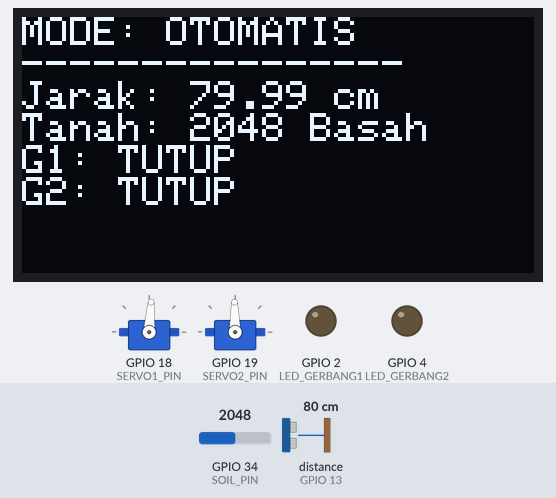
Simulated run of this sketch. Board: ESP32. Parts: 128×64 one-colour display, 2 × servo, output pins drawn as LEDs (lit = HIGH). Wiring (inferred from the names in the program): ultrasonic range finder: trigger GPIO 12; echo GPIO 13. The inputs (shaded band) are chosen by the test bench; at power-on: GPIO 34 (SOIL_PIN) = 2048, distance to the obstacle (sensor on GPIO 13) 80 cm. The echo pulse lasts 58.3 µs per cm; WiFi joins after 1.5 s; servers stay silent unless stated; uploads are accepted with an empty reply; pins used as bus, display or sensor lines are not drawn; what the sketch prints to the serial monitor is not drawn.

Above: at 5.8 s.
5.9 s: GPIO 34 (SOIL_PIN) set to 3237
At 7.1 s:
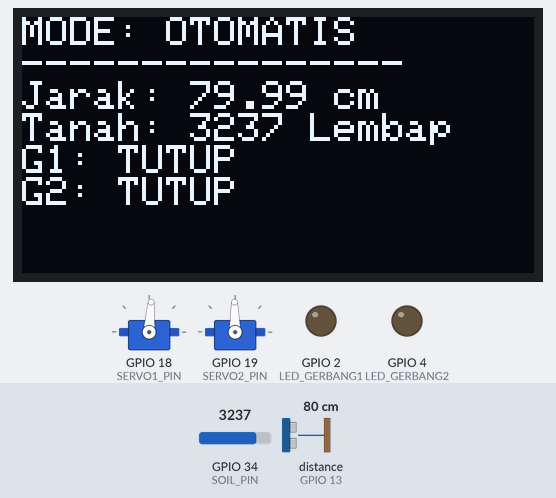
7.7 s: GPIO 34 (SOIL_PIN) set to 3343
At 10.9 s:
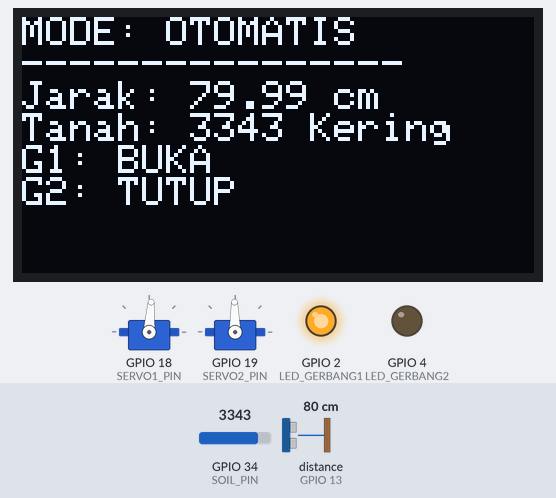
11.2 s: GPIO 34 (SOIL_PIN) set to 3260
At 12.9 s:
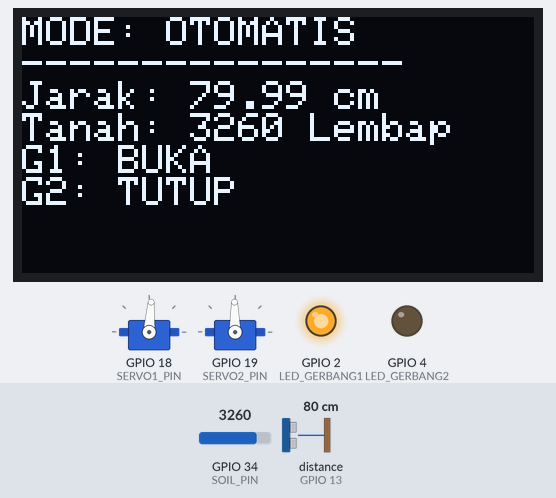
13.2 s: GPIO 34 (SOIL_PIN) set to 3125
At 14.1 s:
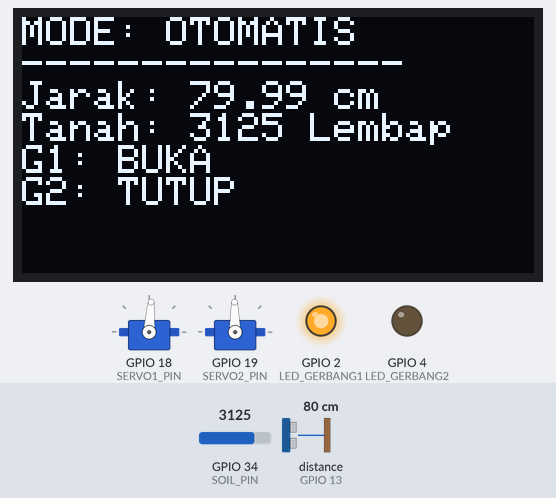
14.7 s: GPIO 34 (SOIL_PIN) set to 3045
At 16.1 s:
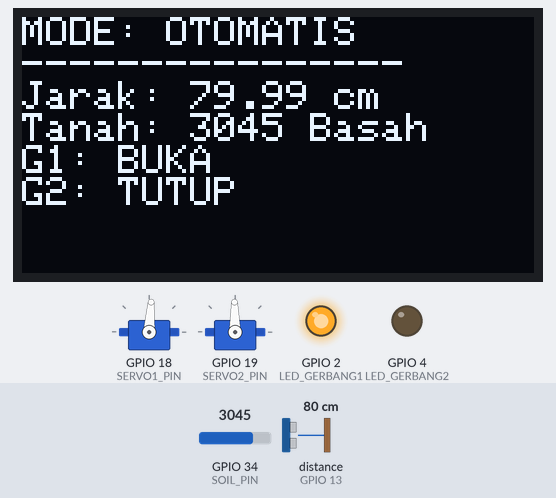
16.8 s: distance to the obstacle (sensor on GPIO 13) set to 8 cm
At 17.3 s:
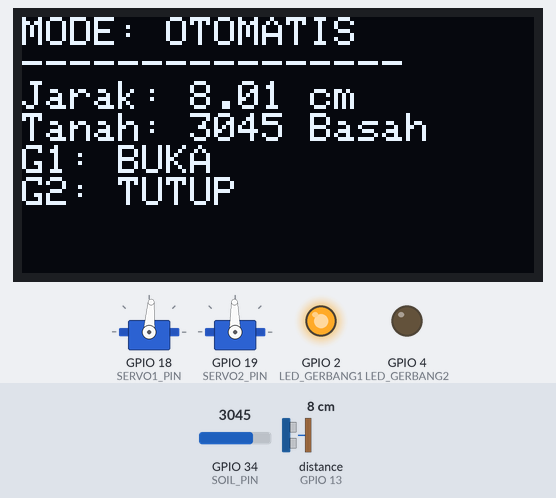
18.5 s: distance to the obstacle (sensor on GPIO 13) set to 5 cm
Timing chart, 0 to 21.6 s (numbered marks = the images above; inputs shaded):
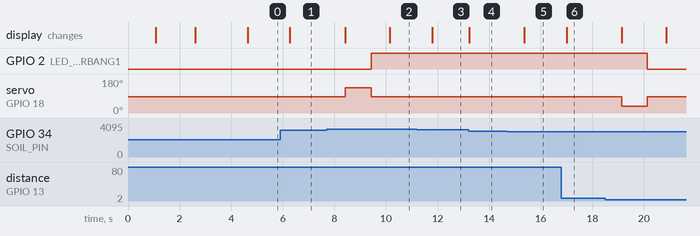

The sketch:

esp32code.ino
```cpp
#include <ESP32Servo.h>
#include <Wire.h>
#include <Adafruit_GFX.h>
#include <Adafruit_SSD1306.h>
#include <WiFi.h>
#include <HTTPClient.h>
#include <ArduinoJson.h>

// ======== Multi WiFi Config =========
const char* ssids[] = {"Hh"};
const char* passwords[] = {"2345679.."};
const int wifiCount = 1;

// ======== Server =========
const char* serverUrl = "http://31.97.189.33:85/api";

// ======== OLED =========
#define SCREEN_WIDTH 128
#define SCREEN_HEIGHT 64
Adafruit_SSD1306 display(SCREEN_WIDTH, SCREEN_HEIGHT, &Wire, -1);

// ======== Pin Setup =========
#define TRIG_PIN 12
#define ECHO_PIN 13
#define SOIL_PIN 34
#define LED_GERBANG1 2
#define LED_GERBANG2 4
#define SERVO1_PIN 18
#define SERVO2_PIN 19

Servo servo1, servo2;

// ======== Servo calibration (sesuaikan jika perlu) ========
const int SERVO1_STOP = 1475;
const int SERVO2_STOP = 1503;
const int SERVO_OPEN_PULSE  = 1750;
const int SERVO_CLOSE_PULSE = 1200;

bool gerbang1Terbuka = false;
bool gerbang2Terbuka = false;
bool isManualMode = false; // Variabel untuk mode manual/otomatis

const int soilDryThreshold = 3300;
const int soilWetThreshold = 3100;

unsigned long lastSend = 0;
unsigned long sendInterval = 5000;

void setup() {
  Serial.begin(115200);

  // OLED
  Wire.begin(21, 22);
  if (!display.begin(SSD1306_SWITCHCAPVCC, 0x3C)) {
    Serial.println("OLED tidak ditemukan");
    while (true);
  }
  display.setRotation(2);
  display.clearDisplay();
  display.setTextSize(1);
  display.setTextColor(WHITE);
  display.setCursor(0, 0);
  display.println("Inisialisasi...");
  display.display();
  delay(1000);

  // LED & Servo
  pinMode(LED_GERBANG1, OUTPUT);
  pinMode(LED_GERBANG2, OUTPUT);

  servo1.setPeriodHertz(50);
  servo2.setPeriodHertz(50);
  servo1.attach(SERVO1_PIN, 1000, 2000);
  servo2.attach(SERVO2_PIN, 1000, 2000);

  servo1.writeMicroseconds(SERVO1_STOP);
  servo2.writeMicroseconds(SERVO2_STOP);

  // Ultrasonik
  pinMode(TRIG_PIN, OUTPUT);
  pinMode(ECHO_PIN, INPUT);

  // Koneksi WiFi otomatis
  WiFi.mode(WIFI_STA);
  Serial.println("Mencoba konek ke salah satu WiFi...");
  display.clearDisplay();
  display.setCursor(0, 0);
  display.println("Connecting WiFi...");
  display.display();

  bool connected = false;
  for (int i = 0; i < wifiCount; i++) {
    WiFi.begin(ssids[i], passwords[i]);
    unsigned long start = millis();
    while (WiFi.status() != WL_CONNECTED && millis() - start < 10000) {
      delay(500);
    }
    if (WiFi.status() == WL_CONNECTED) {
      connected = true;
      break;
    } else {
      WiFi.disconnect();
    }
  }

  display.clearDisplay();
  display.setCursor(0, 0);
  if (connected) {
    display.println("WiFi Connected!");
    display.print("IP: ");
    display.println(WiFi.localIP());
  } else {
    display.println("WiFi Failed!");
    display.println("Retry soon...");
  }
  display.display();
  delay(2000);
}

void loop() {
  // Auto-reconnect WiFi jika terputus
  if (WiFi.status() != WL_CONNECTED) {
    Serial.println("WiFi terputus! Mencoba reconnect...");
    WiFi.disconnect();
    for (int i = 0; i < wifiCount; i++) {
      WiFi.begin(ssids[i], passwords[i]);
      unsigned long start = millis();
      while (WiFi.status() != WL_CONNECTED && millis() - start < 10000) {
        delay(500);
      }
      if (WiFi.status() == WL_CONNECTED) {
        Serial.println("WiFi reconnected!");
        break;
      }
    }
  }

  // Cek mode manual dari server setiap interval
  if (millis() - lastSend > sendInterval) {
    checkManualControl();
    lastSend = millis();
  }

  float distance = readUltrasonic();
  int soil = analogRead(SOIL_PIN);
  String statusTanah = (soil > soilDryThreshold) ? "Kering" :
                        (soil < soilWetThreshold) ? "Basah" : "Lembap";

  // Validasi hasil sensor
  if (distance < 0) {
    Serial.println("Sensor ultrasonik gagal baca!");
    distance = 0;
  }

  // Tampilkan data di OLED (minimalkan flicker)
  static float lastDistance = -999;
  static int lastSoil = -999;
  static bool lastG1 = false, lastG2 = false, lastManual = false;
  if (distance != lastDistance || soil != lastSoil || gerbang1Terbuka != lastG1 || gerbang2Terbuka != lastG2 || isManualMode != lastManual) {
    display.clearDisplay();
    display.setCursor(0, 0);
    display.println(isManualMode ? "MODE: MANUAL" : "MODE: OTOMATIS");
    display.println("----------------");
    display.print("Jarak: "); display.print(distance); display.println(" cm");
    display.print("Tanah: "); display.print(soil); display.print(" "); display.println(statusTanah);
    display.print("G1: "); display.println(gerbang1Terbuka ? "BUKA" : "TUTUP");
    display.print("G2: "); display.println(gerbang2Terbuka ? "BUKA" : "TUTUP");
    display.display();
    lastDistance = distance;
    lastSoil = soil;
    lastG1 = gerbang1Terbuka;
    lastG2 = gerbang2Terbuka;
    lastManual = isManualMode;
  }

  // Otomatisasi hanya jika mode tidak manual
  if (!isManualMode) {
    // Logika otomatis buka/tutup gerbang 1
    if (distance > 9 && statusTanah == "Kering" && !gerbang1Terbuka) {
      kontrolGerbang(servo1, LED_GERBANG1, gerbang1Terbuka, true);
    } else if (distance <= 7 && statusTanah == "Basah" && gerbang1Terbuka) {
      kontrolGerbang(servo1, LED_GERBANG1, gerbang1Terbuka, false);
    }

    // Logika otomatis buka/tutup gerbang 2
    if (distance < 5 && statusTanah == "Basah" && !gerbang2Terbuka) {
      kontrolGerbang(servo2, LED_GERBANG2, gerbang2Terbuka, true);
    } else if (distance > 6 && statusTanah == "Basah" && gerbang2Terbuka) {
      kontrolGerbang(servo2, LED_GERBANG2, gerbang2Terbuka, false);
    }
  }

  // Kirim data sensor ke server
  bool sendOk = sendSensorData(distance, soil, gerbang1Terbuka, gerbang2Terbuka);
  if (!sendOk) {
    Serial.println("Gagal mengirim data ke server!");
  }

  delay(500);
}

// ===== Fungsi Tambahan =====
void kontrolGerbang(Servo& s, int led, bool& status, bool buka) {
  int pulse = buka ? SERVO_OPEN_PULSE : SERVO_CLOSE_PULSE;
  s.writeMicroseconds(pulse);

  delay(1000);

  if (&s == &servo1) {
    s.writeMicroseconds(SERVO1_STOP);
  } else if (&s == &servo2) {
    s.writeMicroseconds(SERVO2_STOP);
  } else {
    s.writeMicroseconds(1475);
  }

  digitalWrite(led, buka ? HIGH : LOW);
  status = buka;
}

float readUltrasonic() {
  digitalWrite(TRIG_PIN, LOW);
  delayMicroseconds(2);
  digitalWrite(TRIG_PIN, HIGH);
  delayMicroseconds(10);
  digitalWrite(TRIG_PIN, LOW);

  long duration = pulseIn(ECHO_PIN, HIGH, 50000);

  if (duration == 0) {
    return -1.0;
  }

  float distance = duration * 0.0343 / 2;

  if (distance > 400) {
    return 400.0;
  }

  return distance;
}

bool sendSensorData(float jarak, int soil, bool g1, bool g2) {
  if (WiFi.status() == WL_CONNECTED) {
    HTTPClient http;
    http.begin(String(serverUrl) + "/data");
    http.addHeader("Content-Type", "application/json");
    StaticJsonDocument<200> doc;
    doc["jarak"] = jarak;
    doc["kelembapan"] = soil;
    doc["gerbang1"] = g1;
    doc["gerbang2"] = g2;
    doc["mode"] = isManualMode; // Tambahkan status mode
    String payload;
    serializeJson(doc, payload);
    int httpCode = http.POST(payload);
    Serial.print("POST Status: "); Serial.println(httpCode);
    http.end();
    return (httpCode == 200 || httpCode == 201);
  }
  return false;
}

void checkManualControl() {
  if (WiFi.status() == WL_CONNECTED) {
    HTTPClient http;
    // Menggunakan HTTP GET untuk membaca status kontrol dari server
    http.begin(String(serverUrl) + "/user/control"); // Pastikan URL-nya benar, sebelumnya ada yang menggunakan /user/control

    Serial.println("Mengirim permintaan GET ke server...");

    int code = http.GET();

    if (code == 200) {
      String res = http.getString();
      Serial.print("Respons dari server: ");
      Serial.println(res);

      StaticJsonDocument<200> doc;
      DeserializationError error = deserializeJson(doc, res);

      if (error) {
        Serial.print("Gagal mengurai JSON: ");
        Serial.println(error.c_str());
      } else {
        bool g1 = doc["gerbang1"];
        bool g2 = doc["gerbang2"];
        bool modeFromServer = doc["mode"];

        // Tampilkan nilai yang dibaca untuk debug
        Serial.print("Gerbang 1 (dari server): "); Serial.println(g1);
        Serial.print("Gerbang 2 (dari server): "); Serial.println(g2);
        Serial.print("Mode (dari server): "); Serial.println(modeFromServer);

        // Perbarui mode hanya jika ada perubahan
        if (isManualMode != modeFromServer) {
          isManualMode = modeFromServer;
          Serial.print("Mode diubah menjadi: ");
          Serial.println(isManualMode ? "MANUAL" : "OTOMATIS");
        }

        // Logika kontrol gerbang tetap sama, hanya dieksekusi di mode manual
        if (isManualMode) {
          if (g1 != gerbang1Terbuka) {
            kontrolGerbang(servo1, LED_GERBANG1, gerbang1Terbuka, g1);
          }
          if (g2 != gerbang2Terbuka) {
            kontrolGerbang(servo2, LED_GERBANG2, gerbang2Terbuka, g2);
          }
        }
      }
    } else {
      Serial.print("Gagal mengambil data kontrol. Kode HTTP: ");
      Serial.println(code);
    }
    http.end();
  }
}
```

Measured:
- the behaviour switches between 3300 and 3301 on GPIO 34 (SOIL_PIN) (found by bisection; images 1 and 2)
- the behaviour switches between 3100 and 3099 on GPIO 34 (SOIL_PIN) (found by bisection; images 4 and 5)
- after the input at 5.9 s, the display: changes after 0.38 s (image 1)
- after the input at 7.7 s, GPIO 2 (LED_GERBANG1): LOW → HIGH after 1.7 s; servo on GPIO 18 (SERVO1_PIN): 86° → 135° after 0.72 s, → 86° 1.0 s later; the display: first differs from a run without the input after 0.72 s (image 2 shows a later state)
- after the input at 11.2 s, the display: changes after 0.59 s (image 3)
- after the input at 13.2 s, the display: changes at once (image 4)
- after the input at 14.7 s, the display: changes after 0.67 s (image 5)
- after the input at 16.8 s, the display: changes after 0.20 s (image 6)
- after the input at 18.5 s, GPIO 2 (LED_GERBANG1): HIGH → LOW after 1.6 s; servo on GPIO 18 (SERVO1_PIN): 86° → 36° after 0.63 s, → 86° 1.0 s later
